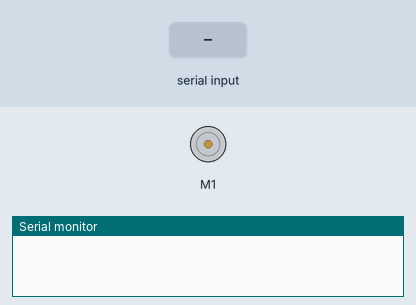
A sketch run on a simulated Arduino Uno, built with avr-gcc and run on an emulated ATmega328P. Parts: DC motor (green arrow = forward, orange = backward, longer = faster), the last lines printed to the serial monitor. The test bench sets the inputs (shaded band).

Above: at 1.2 s.
1.3 s: "1\n" received over Serial
At 3.5 s:
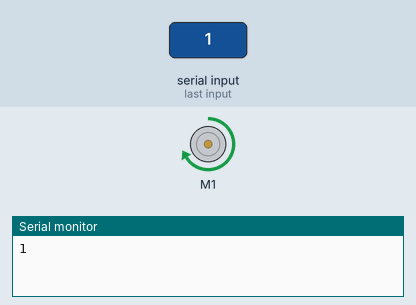
3.8 s: "90,45\n" received over Serial
At 5.4 s:
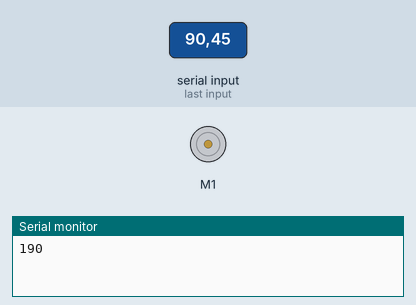
Timing chart, 0 to 6.9 s (numbered marks = the images above; inputs shaded):
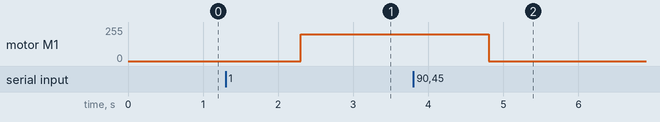

The sketch:

motor_authentication.ino
```cpp
// (licence header left out)
#include <AFMotor.h>


// DC motor on M1
AF_DCMotor motor(1);
String data;
// DC hobby servo// Stepper motor on M3+M4 48 steps per revolution

void setup() {
  Serial.begin(115200);
  // set up Serial library at 9600 bps

}


// Test the DC motor, stepper and servo ALL AT ONCE!
int x;
int state;
void loop() {
  if(state==1){
      motor.run(FORWARD);
      motor.setSpeed(200);
      delay(3);
    }else{
      motor.run(FORWARD);
      motor.setSpeed(0);
      delay(3);
    }
  while (Serial.available()){
    x = Serial.readString().toInt();
    Serial.print(x);
    state=x;
  }
}
```

Measured:
- after the input at 1.3 s, motor M1: stopped → forward 200/255 after 1.0 s
- after the input at 3.8 s, motor M1: forward 200/255 → stopped after 1.0 s
